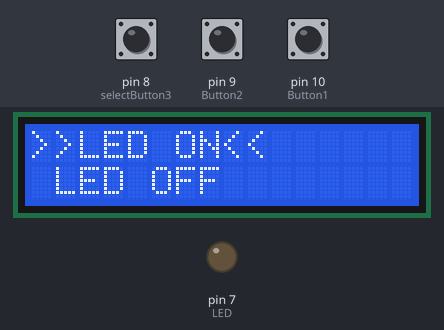
Simulated run of this sketch. Board: Arduino Uno, built with avr-gcc and run on an emulated ATmega328P. On the bench: 16×2 character LCD, output pins drawn as LEDs (lit = HIGH). Inputs (shaded band) come from the test bench; at power-on: pin 8 (selectButton3) HIGH, pin 9 (Button2) HIGH, pin 10 (Button1) HIGH.

Above: at 1.2 s.
1.3 s: pin 8 (selectButton3) pulled LOW for 0.15 s
At 2.1 s:
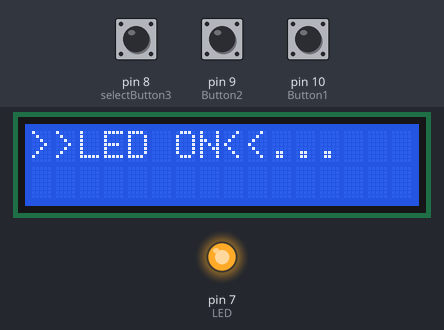
3.7 s: pin 9 (Button2) pulled LOW for 1 s
At 5.0 s:
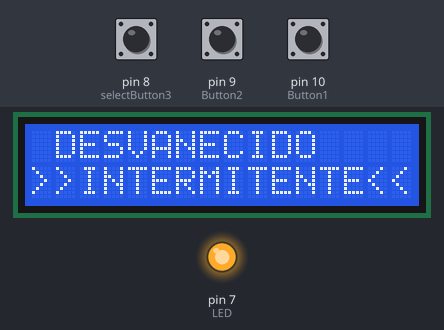
6.2 s: pin 8 (selectButton3) pulled LOW for 1 s
At 8.0 s:
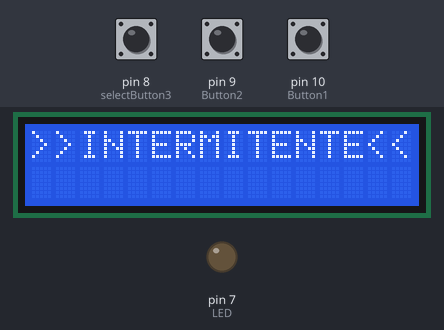
10.2 s: pin 10 (Button1) pulled LOW for 0.15 s
At 10.9 s:
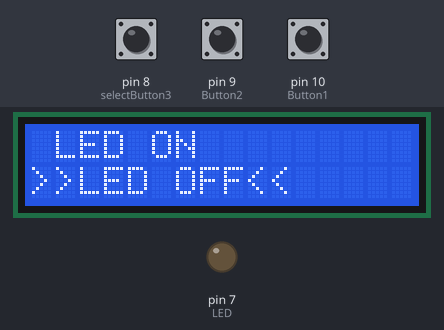
11.8 s: pin 8 (selectButton3) pulled LOW for 0.15 s
At 12.6 s:
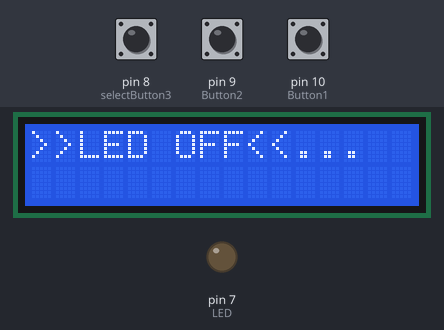
14.2 s: pin 8 (selectButton3) pulled LOW for 3.2 s
At 14.27 s:
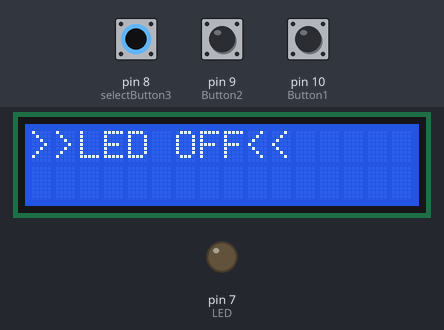
Timing chart, 0 to 17.2 s (numbered marks = the images above; inputs shaded):
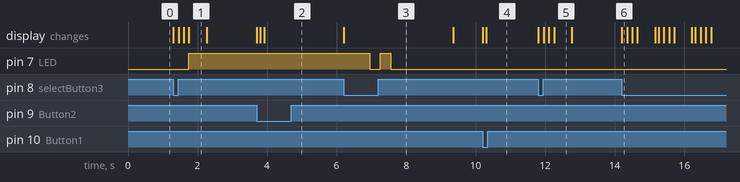

Measured:
- after the input at 1.3 s, pin 7 (LED): LOW → HIGH after 0.45 s; the display: first changes at once (image 1 shows a later state)
- after the input at 3.7 s, the display: first changes at once (image 2 shows a later state)
- after the input at 6.2 s, pin 7 (LED): HIGH → LOW after 0.75 s, → HIGH 0.30 s later, → LOW 0.30 s later; the display: changes at once (image 3)
- after the input at 10.2 s, the display: first changes at once (image 4 shows a later state)
- after the input at 11.8 s, the display: first changes at once (image 5 shows a later state)
- after the input at 14.2 s, the display: changes at once (image 6)
- what the display in image 1 shows lasts 0.5 s, from 1.8 s to 2.3 s

The sketch:

MenuLED2.ino
```cpp
#include <LiquidCrystal.h>

const int RS=12, E=11, DB4=5, DB5=4, DB6=3, DB7=2;
LiquidCrystal lcd(RS, E, DB4, DB5, DB6, DB7);

int Button1=10;
int Button2=9;
int selectButton3=8;
int menu=1;
int LED=7;

//--------------------------------------------------------------------------------------------

void setup() {
  lcd.begin(16,2);

  pinMode(Button1, INPUT_PULLUP);
  pinMode(Button2, INPUT_PULLUP);
  pinMode(selectButton3, INPUT_PULLUP);

  pinMode(LED, OUTPUT);
  updateMenu();
}

//--------------------------------------------------------------------------------------------
void loop() {
  if (!digitalRead(Button2))
  {
    menu++;
    updateMenu();
    delay(100);
  }
  if (!digitalRead(Button1))
  {
    menu--;
    updateMenu();
    delay(100);
  }
  if (!digitalRead(selectButton3))
  {
    execute();
    updateMenu();
    delay(100);
  }
}

//---------------------------------------------------------------------------------------------
//Actualizacion

void updateMenu(){
  switch(menu)
  {
    case 0:
    menu=1;
    break;
    case 1:
    lcd.clear();
    lcd.print(">>LED ON<<");
    lcd.setCursor(0,1);
    lcd.print(" LED OFF");
    break;
    case 2:
    lcd.clear();
    lcd.print(" LED ON");
    lcd.setCursor(0,1);
    lcd.print(">>LED OFF<<");
    break;
    case 3:
    lcd.clear();
    lcd.print(">>DESVANECIDO<<");
    lcd.setCursor(0,1);
    lcd.print(" INTERMITENTE");
    break;
    case 4:
    lcd.clear();
    lcd.print(" DESVANECIDO");
    lcd.setCursor(0,1);
    lcd.print(">>INTERMITENTE<<");
    break;
    case 5:
    menu=4;
    break;
  }
}

//--------------------------------------------------------------------------------------------

void execute(){
  switch(menu)
  {
    case 1:
    action1();
    break;
    case 2:
    action2();
    break;
    case 3:
    action3();
    break;
    case 4:
    action4();
    break;
  }
}

//---------------------------------------------------------------------------------------------
//Acciones

void action1(){
  lcd.clear();
  lcd.print(">>LED ON<<");
  delay(150);
  lcd.print(".");
  delay(150);
  lcd.print(".");
  delay(150);
  lcd.print(".");

  digitalWrite(LED, HIGH);
  delay(500);
}

void action2(){
  lcd.clear();
  lcd.print(">>LED OFF<<");
  delay(150);
  lcd.print(".");
  delay(150);
  lcd.print(".");
  delay(150);
  lcd.print(".");

  digitalWrite(LED, LOW);
  delay(500);
}

void action3(){
  lcd.clear();
  lcd.print(">>DESVANECIDO<<");
  delay(150);
  lcd.print(".");
  delay(150);
  lcd.print(".");
  delay(150);
  lcd.print(".");
  funcDesvanecido(2);
  delay(1500);
}

void action4(){
  lcd.clear();
  lcd.print(">>INTERMITENTE<<");
  delay(150);
  lcd.print(".");
  delay(150);
  lcd.print(".");
  delay(150);
  lcd.print(".");
  intermitente();
  delay(1500);
}

void funcDesvanecido(int temp){
  int periodo=temp;
  unsigned long tiempo1=0;
  unsigned long tiempo2=0;
  int brillo;
  for (brillo=0; brillo<=255; brillo++)
  {
    analogWrite(LED,brillo);
    tiempo1= millis();
    while(millis()<tiempo1+periodo){
      //Espera
    }
  }
  for(brillo=255; brillo>=0; brillo--){
    analogWrite(LED,brillo);
    tiempo2=millis();
    while(millis()<tiempo2+periodo){
      //Espera
    }
  }
}

void intermitente(){
  digitalWrite(LED,HIGH);
  delay(300);
  digitalWrite(LED,LOW);
  delay(300);
  digitalWrite(LED,HIGH);
  delay(300);
  digitalWrite(LED,LOW);
  delay(300);
}
```
